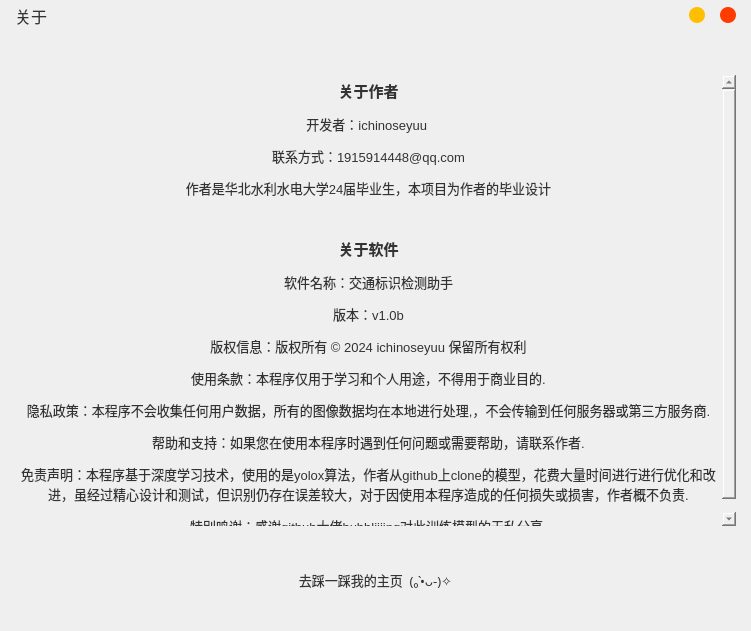
<?xml version="1.0" encoding="UTF-8"?>
<ui version="4.0">
 <class>Form</class>
 <widget class="QWidget" name="Form">
  <property name="geometry">
   <rect>
    <x>0</x>
    <y>0</y>
    <width>751</width>
    <height>631</height>
   </rect>
  </property>
  <property name="minimumSize">
   <size>
    <width>751</width>
    <height>631</height>
   </size>
  </property>
  <property name="maximumSize">
   <size>
    <width>751</width>
    <height>631</height>
   </size>
  </property>
  <property name="windowTitle">
   <string>Form</string>
  </property>
  <widget class="QWidget" name="board" native="true">
   <property name="geometry">
    <rect>
     <x>0</x>
     <y>0</y>
     <width>751</width>
     <height>631</height>
    </rect>
   </property>
   <property name="styleSheet">
    <string notr="true">font: 10pt &quot;微软雅黑&quot;;    
color: #333333;
border-radius: 15px;
background-color: qlineargradient(x1: 0, y1: 0, x2: 0, y2: 1, 
                  stop: 0 rgba(222, 228, 246, 220), stop: 1 rgba(236, 217, 226, 220));
</string>
   </property>
   <widget class="QWidget" name="widget_button" native="true">
    <property name="geometry">
     <rect>
      <x>70</x>
      <y>560</y>
      <width>611</width>
      <height>41</height>
     </rect>
    </property>
    <property name="styleSheet">
     <string notr="true">QWidget{
	background-color: qlineargradient(x1: 0, y1: 0, x2: 0, y2: 1, 
                  stop: 0 rgba(230, 178, 194, 240), stop: 1 rgba(189, 202, 232, 240));
}</string>
    </property>
    <layout class="QVBoxLayout" name="verticalLayout_3">
     <property name="spacing">
      <number>0</number>
     </property>
     <property name="leftMargin">
      <number>0</number>
     </property>
     <property name="topMargin">
      <number>0</number>
     </property>
     <property name="rightMargin">
      <number>0</number>
     </property>
     <property name="bottomMargin">
      <number>0</number>
     </property>
     <item>
      <widget class="QPushButton" name="button_blog">
       <property name="maximumSize">
        <size>
         <width>16777215</width>
         <height>38</height>
        </size>
       </property>
       <property name="font">
        <font>
         <family>微软雅黑</family>
         <pointsize>10</pointsize>
         <weight>50</weight>
         <italic>false</italic>
         <bold>false</bold>
        </font>
       </property>
       <property name="styleSheet">
        <string notr="true">QPushButton {
    background-color:rgba(255, 255, 255, 0);
    color: #333333;
}
QPushButton:hover {
	background-color: qlineargradient(x1: 0, y1: 0, x2: 0, y2: 1, 
                  stop: 0 rgba(170, 170, 255, 180), stop: 1 rgba(0, 255, 255, 180));
}
QPushButton:pressed {
	background-color: qlineargradient(x1: 0, y1: 0, x2: 0, y2: 1, 
                  stop: 0 rgba(0, 170, 255, 180), stop: 1 rgba(170, 170, 255, 180));
}</string>
       </property>
       <property name="text">
        <string>去踩一踩我的主页  (｡•̀ᴗ-)✧</string>
       </property>
      </widget>
     </item>
    </layout>
   </widget>
   <widget class="QWidget" name="title_bar" native="true">
    <property name="geometry">
     <rect>
      <x>0</x>
      <y>0</y>
      <width>751</width>
      <height>31</height>
     </rect>
    </property>
    <property name="sizePolicy">
     <sizepolicy hsizetype="Preferred" vsizetype="Preferred">
      <horstretch>0</horstretch>
      <verstretch>0</verstretch>
     </sizepolicy>
    </property>
    <property name="styleSheet">
     <string notr="true">font: 12pt &quot;微软雅黑&quot;;
border-radius: 15px;
background-color: qlineargradient(x1: 0, y1: 0, x2: 0, y2: 1, 
                  stop: 0 rgb(225, 182, 196), stop: 1 rgb(181, 205, 238));
</string>
    </property>
    <layout class="QHBoxLayout">
     <property name="spacing">
      <number>15</number>
     </property>
     <property name="leftMargin">
      <number>15</number>
     </property>
     <property name="topMargin">
      <number>0</number>
     </property>
     <property name="rightMargin">
      <number>15</number>
     </property>
     <property name="bottomMargin">
      <number>0</number>
     </property>
     <item>
      <widget class="QLabel" name="label_title">
       <property name="font">
        <font>
         <family>微软雅黑</family>
         <pointsize>12</pointsize>
         <weight>50</weight>
         <italic>false</italic>
         <bold>false</bold>
        </font>
       </property>
       <property name="styleSheet">
        <string notr="true">QLabel{
    color: #333333;
	background-color: rgba(200 ,200, 200,0);
	qproperty-alignment: AlignCenter;
}</string>
       </property>
       <property name="text">
        <string>关于</string>
       </property>
      </widget>
     </item>
     <item>
      <spacer name="horizontalSpacer">
       <property name="orientation">
        <enum>Qt::Horizontal</enum>
       </property>
       <property name="sizeHint" stdset="0">
        <size>
         <width>40</width>
         <height>20</height>
        </size>
       </property>
      </spacer>
     </item>
     <item>
      <widget class="QPushButton" name="button_min">
       <property name="minimumSize">
        <size>
         <width>16</width>
         <height>16</height>
        </size>
       </property>
       <property name="maximumSize">
        <size>
         <width>16</width>
         <height>16</height>
        </size>
       </property>
       <property name="styleSheet">
        <string notr="true">QPushButton {
	border: 0px;
    border-radius: 8px;
	background-color: rgb(255, 190, 0);
}
QPushButton:hover {
	background-color: rgb(170, 170, 255);
}
QPushButton:pressed {	
	background-color: rgb(0, 170, 255);
}</string>
       </property>
       <property name="text">
        <string/>
       </property>
      </widget>
     </item>
     <item>
      <widget class="QPushButton" name="button_exit">
       <property name="minimumSize">
        <size>
         <width>16</width>
         <height>16</height>
        </size>
       </property>
       <property name="maximumSize">
        <size>
         <width>16</width>
         <height>16</height>
        </size>
       </property>
       <property name="styleSheet">
        <string notr="true">QPushButton {
	border: 0px;
    border-radius: 8px;
	background-color: rgb(255, 60, 0);
}
QPushButton:hover {
	background-color: rgb(170, 170, 255);
}
QPushButton:pressed {
	background-color: rgb(0, 170, 255);
}</string>
       </property>
       <property name="text">
        <string/>
       </property>
      </widget>
     </item>
    </layout>
   </widget>
   <widget class="QTextBrowser" name="textBrowser">
    <property name="geometry">
     <rect>
      <x>10</x>
      <y>70</y>
      <width>731</width>
      <height>461</height>
     </rect>
    </property>
    <property name="styleSheet">
     <string notr="true">QTextBrowser {
	background-color: rgba(255, 255, 255, 0);
    font-family: Arial;
    font-size: 12px;
    padding: 5px;
}
QTextBrowser::verticalScrollBar {
    width: 10px;
    background-color: #ddd;
    border: none;
    border-radius: 5px;
}
QTextBrowser::verticalScrollBar::handle {
    background-color: #999;
    border: none;
    border-radius: 5px;
}
QTextBrowser::verticalScrollBar::add-line,
QTextBrowser::verticalScrollBar::sub-line {
    width: 0px; /* 隐藏上下箭头按钮 */
}</string>
    </property>
    <property name="html">
     <string>&lt;!DOCTYPE HTML PUBLIC &quot;-//W3C//DTD HTML 4.0//EN&quot; &quot;http://www.w3.org/TR/REC-html40/strict.dtd&quot;&gt;
&lt;html&gt;&lt;head&gt;&lt;meta name=&quot;qrichtext&quot; content=&quot;1&quot; /&gt;&lt;style type=&quot;text/css&quot;&gt;
p, li { white-space: pre-wrap; }
&lt;/style&gt;&lt;/head&gt;&lt;body style=&quot; font-family:'Arial'; font-size:12px; font-weight:400; font-style:normal;&quot;&gt;
&lt;p align=&quot;center&quot; style=&quot; margin-top:12px; margin-bottom:12px; margin-left:0px; margin-right:0px; -qt-block-indent:0; text-indent:0px;&quot;&gt;&lt;span style=&quot; font-family:'微软雅黑'; font-size:11pt; font-weight:600;&quot;&gt;关于作者&lt;/span&gt;&lt;/p&gt;
&lt;p align=&quot;center&quot; style=&quot; margin-top:12px; margin-bottom:12px; margin-left:0px; margin-right:0px; -qt-block-indent:0; text-indent:0px;&quot;&gt;&lt;span style=&quot; font-family:'微软雅黑'; font-size:10pt;&quot;&gt;开发者：ichinoseyuu &lt;/span&gt;&lt;/p&gt;
&lt;p align=&quot;center&quot; style=&quot; margin-top:12px; margin-bottom:12px; margin-left:0px; margin-right:0px; -qt-block-indent:0; text-indent:0px;&quot;&gt;&lt;span style=&quot; font-family:'微软雅黑'; font-size:10pt;&quot;&gt;联系方式：1915914448@qq.com&lt;/span&gt;&lt;/p&gt;
&lt;p align=&quot;center&quot; style=&quot; margin-top:12px; margin-bottom:12px; margin-left:0px; margin-right:0px; -qt-block-indent:0; text-indent:0px;&quot;&gt;&lt;span style=&quot; font-family:'微软雅黑'; font-size:10pt;&quot;&gt;作者是华北水利水电大学24届毕业生，本项目为作者的毕业设计&lt;/span&gt;&lt;/p&gt;
&lt;p align=&quot;center&quot; style=&quot;-qt-paragraph-type:empty; margin-top:12px; margin-bottom:12px; margin-left:0px; margin-right:0px; -qt-block-indent:0; text-indent:0px; font-family:'微软雅黑'; font-size:10pt;&quot;&gt;&lt;br /&gt;&lt;/p&gt;
&lt;p align=&quot;center&quot; style=&quot; margin-top:12px; margin-bottom:12px; margin-left:0px; margin-right:0px; -qt-block-indent:0; text-indent:0px;&quot;&gt;&lt;span style=&quot; font-family:'微软雅黑'; font-size:11pt; font-weight:600;&quot;&gt;关于软件&lt;/span&gt;&lt;/p&gt;
&lt;p align=&quot;center&quot; style=&quot; margin-top:12px; margin-bottom:12px; margin-left:0px; margin-right:0px; -qt-block-indent:0; text-indent:0px;&quot;&gt;&lt;span style=&quot; font-family:'微软雅黑'; font-size:10pt;&quot;&gt;软件名称：交通标识检测助手&lt;/span&gt;&lt;/p&gt;
&lt;p align=&quot;center&quot; style=&quot; margin-top:12px; margin-bottom:12px; margin-left:0px; margin-right:0px; -qt-block-indent:0; text-indent:0px;&quot;&gt;&lt;span style=&quot; font-family:'微软雅黑'; font-size:10pt;&quot;&gt;版本：v1.0b&lt;/span&gt;&lt;/p&gt;
&lt;p align=&quot;center&quot; style=&quot; margin-top:12px; margin-bottom:12px; margin-left:0px; margin-right:0px; -qt-block-indent:0; text-indent:0px;&quot;&gt;&lt;span style=&quot; font-family:'微软雅黑'; font-size:10pt;&quot;&gt;版权信息：版权所有 © 2024 ichinoseyuu 保留所有权利&lt;/span&gt;&lt;/p&gt;
&lt;p align=&quot;center&quot; style=&quot; margin-top:12px; margin-bottom:12px; margin-left:0px; margin-right:0px; -qt-block-indent:0; text-indent:0px;&quot;&gt;&lt;span style=&quot; font-family:'微软雅黑'; font-size:10pt;&quot;&gt;使用条款：本程序仅用于学习和个人用途，不得用于商业目的.&lt;/span&gt;&lt;/p&gt;
&lt;p align=&quot;center&quot; style=&quot; margin-top:12px; margin-bottom:12px; margin-left:0px; margin-right:0px; -qt-block-indent:0; text-indent:0px;&quot;&gt;&lt;span style=&quot; font-family:'微软雅黑'; font-size:10pt;&quot;&gt;隐私政策：本程序不会收集任何用户数据，所有的图像数据均在本地进行处理,，不会传输到任何服务器或第三方服务商.&lt;/span&gt;&lt;/p&gt;
&lt;p align=&quot;center&quot; style=&quot; margin-top:12px; margin-bottom:12px; margin-left:0px; margin-right:0px; -qt-block-indent:0; text-indent:0px;&quot;&gt;&lt;span style=&quot; font-family:'微软雅黑'; font-size:10pt;&quot;&gt;帮助和支持：如果您在使用本程序时遇到任何问题或需要帮助，请联系作者.&lt;/span&gt;&lt;/p&gt;
&lt;p align=&quot;center&quot; style=&quot; margin-top:12px; margin-bottom:12px; margin-left:0px; margin-right:0px; -qt-block-indent:0; text-indent:0px;&quot;&gt;&lt;span style=&quot; font-family:'微软雅黑'; font-size:10pt;&quot;&gt;免责声明：本程序基于深度学习技术，使用的是yolox算法，作者从github上clone的模型，花费大量时间进行进行优化和改进，虽经过精心设计和测试，但识别仍存在误差较大，对于因使用本程序造成的任何损失或损害，作者概不负责.&lt;/span&gt;&lt;/p&gt;
&lt;p align=&quot;center&quot; style=&quot; margin-top:12px; margin-bottom:12px; margin-left:0px; margin-right:0px; -qt-block-indent:0; text-indent:0px;&quot;&gt;&lt;span style=&quot; font-family:'微软雅黑'; font-size:10pt;&quot;&gt;特别鸣谢：感谢github大佬bubbliiiing对此训练模型的无私分享.&lt;/span&gt;&lt;/p&gt;&lt;/body&gt;&lt;/html&gt;</string>
    </property>
   </widget>
  </widget>
 </widget>
 <resources/>
 <connections/>
</ui>
